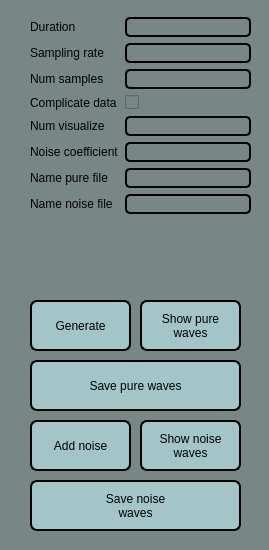
<?xml version="1.0" encoding="UTF-8"?>
<ui version="4.0">
 <class>Form</class>
 <widget class="QWidget" name="Form">
  <property name="geometry">
   <rect>
    <x>0</x>
    <y>0</y>
    <width>269</width>
    <height>550</height>
   </rect>
  </property>
  <property name="minimumSize">
   <size>
    <width>269</width>
    <height>550</height>
   </size>
  </property>
  <property name="maximumSize">
   <size>
    <width>269</width>
    <height>550</height>
   </size>
  </property>
  <property name="windowTitle">
   <string>Form</string>
  </property>
  <property name="styleSheet">
   <string notr="true">background-color: rgb(121, 134, 134);</string>
  </property>
  <widget class="QPushButton" name="pushButton">
   <property name="geometry">
    <rect>
     <x>30</x>
     <y>300</y>
     <width>101</width>
     <height>51</height>
    </rect>
   </property>
   <property name="styleSheet">
    <string notr="true">font: 10pt &quot;MS Shell Dlg 2&quot;;
background-color: rgb(163, 197, 200);
border-radius: 7px;
border: 2px solid rgb(0, 0, 0);</string>
   </property>
   <property name="text">
    <string>Generate</string>
   </property>
  </widget>
  <widget class="QPushButton" name="pushButton_2">
   <property name="geometry">
    <rect>
     <x>140</x>
     <y>300</y>
     <width>101</width>
     <height>51</height>
    </rect>
   </property>
   <property name="styleSheet">
    <string notr="true">font: 10pt &quot;MS Shell Dlg 2&quot;;
background-color: rgb(163, 197, 200);
border-radius: 7px;
border: 2px solid rgb(0, 0, 0);</string>
   </property>
   <property name="text">
    <string>Show pure 
waves</string>
   </property>
  </widget>
  <widget class="QPushButton" name="pushButton_3">
   <property name="geometry">
    <rect>
     <x>30</x>
     <y>360</y>
     <width>211</width>
     <height>51</height>
    </rect>
   </property>
   <property name="styleSheet">
    <string notr="true">font: 10pt &quot;MS Shell Dlg 2&quot;;
background-color: rgb(163, 197, 200);
border-radius: 7px;
border: 2px solid rgb(0, 0, 0);</string>
   </property>
   <property name="text">
    <string>Save pure waves</string>
   </property>
  </widget>
  <widget class="QPushButton" name="pushButton_6">
   <property name="geometry">
    <rect>
     <x>30</x>
     <y>480</y>
     <width>211</width>
     <height>51</height>
    </rect>
   </property>
   <property name="styleSheet">
    <string notr="true">font: 10pt &quot;MS Shell Dlg 2&quot;;
background-color: rgb(163, 197, 200);
border-radius: 7px;
border: 2px solid rgb(0, 0, 0);</string>
   </property>
   <property name="text">
    <string>Save noise 
waves</string>
   </property>
  </widget>
  <widget class="QPushButton" name="pushButton_5">
   <property name="geometry">
    <rect>
     <x>140</x>
     <y>420</y>
     <width>101</width>
     <height>51</height>
    </rect>
   </property>
   <property name="styleSheet">
    <string notr="true">font: 10pt &quot;MS Shell Dlg 2&quot;;
background-color: rgb(163, 197, 200);
border-radius: 7px;
border: 2px solid rgb(0, 0, 0);</string>
   </property>
   <property name="text">
    <string>Show noise 
waves</string>
   </property>
  </widget>
  <widget class="QPushButton" name="pushButton_4">
   <property name="geometry">
    <rect>
     <x>30</x>
     <y>420</y>
     <width>101</width>
     <height>51</height>
    </rect>
   </property>
   <property name="styleSheet">
    <string notr="true">font: 10pt &quot;MS Shell Dlg 2&quot;;
background-color: rgb(163, 197, 200);
border-radius: 7px;
border: 2px solid rgb(0, 0, 0);</string>
   </property>
   <property name="text">
    <string>Add noise</string>
   </property>
  </widget>
  <widget class="QWidget" name="formLayoutWidget">
   <property name="geometry">
    <rect>
     <x>30</x>
     <y>17</y>
     <width>221</width>
     <height>241</height>
    </rect>
   </property>
   <layout class="QFormLayout" name="formLayout">
    <item row="0" column="0">
     <widget class="QLabel" name="label">
      <property name="styleSheet">
       <string notr="true">font: 10pt &quot;MS Shell Dlg 2&quot;;</string>
      </property>
      <property name="text">
       <string>Duration</string>
      </property>
     </widget>
    </item>
    <item row="0" column="1">
     <widget class="QLineEdit" name="lineEdit">
      <property name="styleSheet">
       <string notr="true">border: 2px solid rgb(0, 0, 0);
border-radius: 5px;</string>
      </property>
     </widget>
    </item>
    <item row="1" column="0">
     <widget class="QLabel" name="label_2">
      <property name="styleSheet">
       <string notr="true">font: 10pt &quot;MS Shell Dlg 2&quot;;</string>
      </property>
      <property name="text">
       <string>Sampling rate</string>
      </property>
     </widget>
    </item>
    <item row="1" column="1">
     <widget class="QLineEdit" name="lineEdit_2">
      <property name="styleSheet">
       <string notr="true">border: 2px solid rgb(0, 0, 0);
border-radius: 5px;</string>
      </property>
     </widget>
    </item>
    <item row="2" column="0">
     <widget class="QLabel" name="label_3">
      <property name="styleSheet">
       <string notr="true">font: 10pt &quot;MS Shell Dlg 2&quot;;</string>
      </property>
      <property name="text">
       <string>Num samples</string>
      </property>
     </widget>
    </item>
    <item row="2" column="1">
     <widget class="QLineEdit" name="lineEdit_3">
      <property name="styleSheet">
       <string notr="true">border: 2px solid rgb(0, 0, 0);
border-radius: 5px;</string>
      </property>
     </widget>
    </item>
    <item row="3" column="0">
     <widget class="QLabel" name="label_6">
      <property name="styleSheet">
       <string notr="true">font: 10pt &quot;MS Shell Dlg 2&quot;;</string>
      </property>
      <property name="text">
       <string>Сomplicate data</string>
      </property>
     </widget>
    </item>
    <item row="3" column="1">
     <widget class="QCheckBox" name="checkBox">
      <property name="styleSheet">
       <string notr="true"/>
      </property>
      <property name="text">
       <string/>
      </property>
     </widget>
    </item>
    <item row="4" column="0">
     <widget class="QLabel" name="label_4">
      <property name="styleSheet">
       <string notr="true">font: 10pt &quot;MS Shell Dlg 2&quot;;</string>
      </property>
      <property name="text">
       <string>Num visualize</string>
      </property>
     </widget>
    </item>
    <item row="4" column="1">
     <widget class="QLineEdit" name="lineEdit_4">
      <property name="styleSheet">
       <string notr="true">border: 2px solid rgb(0, 0, 0);
border-radius: 5px;</string>
      </property>
     </widget>
    </item>
    <item row="5" column="0">
     <widget class="QLabel" name="label_5">
      <property name="styleSheet">
       <string notr="true">font: 10pt &quot;MS Shell Dlg 2&quot;;</string>
      </property>
      <property name="text">
       <string>Noise coefficient</string>
      </property>
     </widget>
    </item>
    <item row="5" column="1">
     <widget class="QLineEdit" name="lineEdit_5">
      <property name="styleSheet">
       <string notr="true">border: 2px solid rgb(0, 0, 0);
border-radius: 5px;</string>
      </property>
     </widget>
    </item>
    <item row="6" column="0">
     <widget class="QLabel" name="label_19">
      <property name="styleSheet">
       <string notr="true">font: 10pt &quot;MS Shell Dlg 2&quot;;</string>
      </property>
      <property name="text">
       <string>Name pure file</string>
      </property>
     </widget>
    </item>
    <item row="6" column="1">
     <widget class="QLineEdit" name="lineEdit_16">
      <property name="styleSheet">
       <string notr="true">border: 2px solid rgb(0, 0, 0);
border-radius: 5px;</string>
      </property>
     </widget>
    </item>
    <item row="7" column="0">
     <widget class="QLabel" name="label_20">
      <property name="styleSheet">
       <string notr="true">font: 10pt &quot;MS Shell Dlg 2&quot;;</string>
      </property>
      <property name="text">
       <string>Name noise file</string>
      </property>
     </widget>
    </item>
    <item row="7" column="1">
     <widget class="QLineEdit" name="lineEdit_17">
      <property name="styleSheet">
       <string notr="true">border: 2px solid rgb(0, 0, 0);
border-radius: 5px;</string>
      </property>
     </widget>
    </item>
   </layout>
  </widget>
  <widget class="QLabel" name="label_21">
   <property name="geometry">
    <rect>
     <x>30</x>
     <y>260</y>
     <width>221</width>
     <height>31</height>
    </rect>
   </property>
   <property name="contextMenuPolicy">
    <enum>Qt::PreventContextMenu</enum>
   </property>
   <property name="styleSheet">
    <string notr="true">font: 10pt &quot;MS Shell Dlg 2&quot;;
color: rgb(255, 0, 0);</string>
   </property>
   <property name="text">
    <string/>
   </property>
  </widget>
 </widget>
 <resources/>
 <connections/>
</ui>
